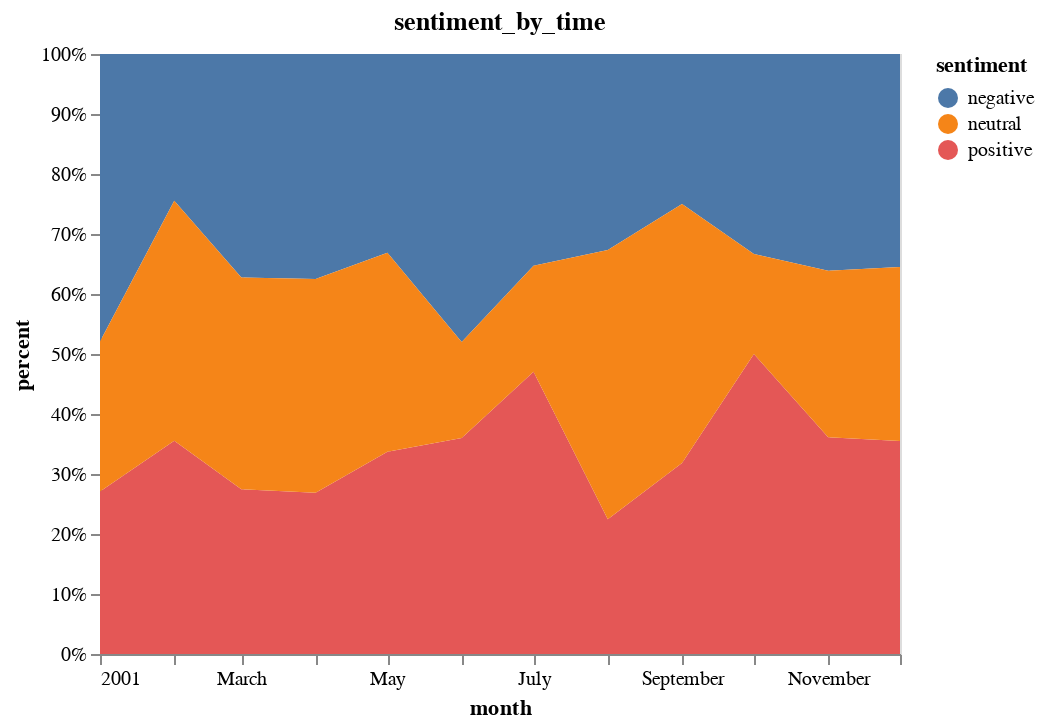

Here is the notebook cell this chart was saved with:
### Code cell
import streamlit as st
import pandas as pd
import numpy as np
import sys
import altair as alt
import random


# path = sys.argv[1]
# 'scrapeDF_646_Samsung.csv'
# df = pd.read_csv(path,sep=',') 
df = pd.read_csv('scrapeDF_646_Samsung.csv',sep=',') 


a = list(df["time of creation"])
time = []
time_int = []
sentiment = []
for i in a :
    time.append(i[5:7])
    time_int.append(int("".join(i[5:7].split('-'))))
    sentiment.append(random.choice(["negative","positive","neutral"]))
df["time"] = time
df["time_int"] = time_int
df["sentiment"] = sentiment
df = df.sort_values(by="time_int" , ascending= True) 
# print (df)
dgb = df.groupby(['time_int'])
time = set(list(df["time_int"]))


time_post = []
kinds = []
number = []

for t in time:
    temp_group = dgb.get_group(t)
    t = str(t)
    neg = temp_group.loc[df["sentiment"] == "negative"]
    pos = temp_group.loc[df["sentiment"] == "positive"]
    neu = temp_group.loc[df["sentiment"] == "neutral"]
    
    time_post.append(t)
    kinds.append("negative")
    number.append(len(neg))
    
    time_post.append(t)
    kinds.append("positive")
    number.append(len(pos))
    
    time_post.append(t)
    kinds.append("neutral")
    number.append(len(neu))
    
dff = pd.DataFrame()
dff["time_post"] = time_post
dff["kinds"] = kinds
dff["number"] = number

# print("========")

# print(dff)

    # print(len(neg),len(pos),len(ne))
import altair as alt
source = dff

alt.Chart(source, title="sentiment_by_time").mark_area().encode(
    x=alt.X(
        "time_post:T",
        title="month"
    ),
    y=alt.Y(
        # "net_generation:Q",
        "number:Q",
        stack="normalize",
        title="percent",
        axis=alt.Axis(format=".0%"),
    ),
    color=alt.Color(
        "kinds:N",
        legend=alt.Legend(title="sentiment"),
    )
)


# alt.Chart(source1).mark_arc(innerRadius=50).encode(
#     theta=alt.Theta(field="number", type="quantitative"),
#     color=alt.Color(field="sentiment", type="nominal"),
# )

# df = pd.DataFrame(
#      np.random.randn(200, 3),
#      columns=['a', 'b', 'c'])

# c = alt.Chart(df).mark_circle().encode(
#      x='a', y='b', size='c', color='c', tooltip=['a', 'b', 'c'])

# st.altair_chart(c, use_container_width=True)
    
# print(dgb.get_group('2022-05-27'))

### Figure 1 — Vega-Lite specification as saved in the notebook (floating-point values rounded to 4 significant figures)
{"config": {"view": {"continuousWidth": 400, "continuousHeight": 300}}, "data": {"name": "data-76d0f33ca6a10322f77e07a0d395d6a7"}, "mark": "area", "encoding": {"color": {"field": "kinds", "legend": {"title": "sentiment"}, "type": "nominal"}, "x": {"field": "time_post", "title": "month", "type": "temporal"}, "y": {"axis": {"format": ".0%"}, "field": "number", "stack": "normalize", "title": "percent", "type": "quantitative"}}, "title": "sentiment_by_time", "$schema": "https://vega.github.io/schema/vega-lite/v4.17.0.json", "datasets": {"data-76d0f33ca6a10322f77e07a0d395d6a7": [{"time_post": "1", "kinds": "negative", "number": 23}, {"time_post": "1", "kinds": "positive", "number": 13}, {"time_post": "1", "kinds": "neutral", "number": 12}, {"time_post": "2", "kinds": "negative", "number": 11}, {"time_post": "2", "kinds": "positive", "number": 16}, {"time_post": "2", "kinds": "neutral", "number": 18}, {"time_post": "3", "kinds": "negative", "number": 38}, {"time_post": "3", "kinds": "positive", "number": 28}, {"time_post": "3", "kinds": "neutral", "number": 36}, {"time_post": "4", "kinds": "negative", "number": 60}, {"time_post": "4", "kinds": "positive", "number": 43}, {"time_post": "4", "kinds": "neutral", "number": 57}, {"time_post": "5", "kinds": "negative", "number": 465}, {"time_post": "5", "kinds": "positive", "number": 473}, {"time_post": "5", "kinds": "neutral", "number": 465}, {"time_post": "6", "kinds": "negative", "number": 12}, {"time_post": "6", "kinds": "positive", "number": 9}, {"time_post": "6", "kinds": "neutral", "number": 4}, {"time_post": "7", "kinds": "negative", "number": 6}, {"time_post": "7", "kinds": "positive", "number": 8}, {"time_post": "7", "kinds": "neutral", "number": 3}, {"time_post": "8", "kinds": "negative", "number": 16}, {"time_post": "8", "kinds": "positive", "number": 11}, {"time_post": "8", "kinds": "neutral", "number": 22}, {"time_post": "9", "kinds": "negative", "number": 11}, {"time_post": "9", "kinds": "positive", "number": 14}, {"time_post": "9", "kinds": "neutral", "number": 19}, {"time_post": "10", "kinds": "negative", "number": 4}, {"time_post": "10", "kinds": "positive", "number": 6}, {"time_post": "10", "kinds": "neutral", "number": 2}, {"time_post": "11", "kinds": "negative", "number": 13}, {"time_post": "11", "kinds": "positive", "number": 13}, {"time_post": "11", "kinds": "neutral", "number": 10}, {"time_post": "12", "kinds": "negative", "number": 11}, {"time_post": "12", "kinds": "positive", "number": 11}, {"time_post": "12", "kinds": "neutral", "number": 9}]}}
